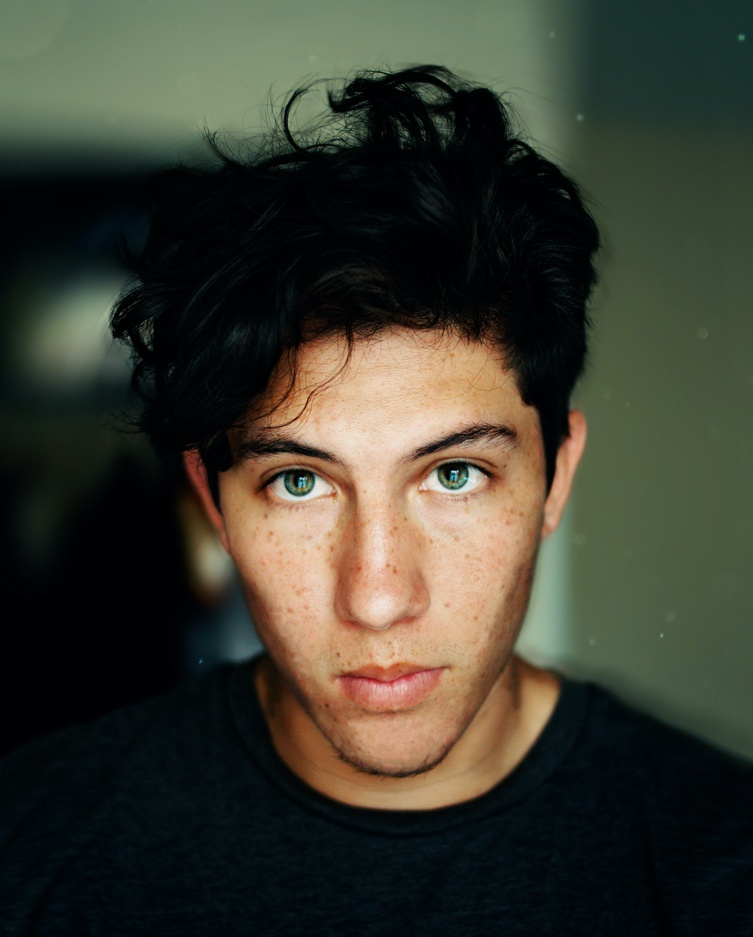
#> input picture examples/source-images/portrait1.jpg, 753 x 937 px, shrunk from 4516 x 5622 before the run
$ python examples.py
#> lines starting #> are read from the running program, lines starting #| are printed output that depends on the picture; after the words box and inside, x2 and y2 are one past the last pixel; in counts of white or black regions, pixels touching at a corner belong together
### pixel_sort.py
import random
from math import ceil

import cv2
import numpy as np
from PIL import Image, ImageChops, ImageOps
from skimage.util import random_noise

BLEND_MODES = {"none": (lambda img1, img2: img2), "add": ImageChops.add, "blend": (lambda img1, img2: Image.blend(img1, img2, 0.6)), "darker": ImageChops.darker, "difference": ImageChops.difference, "lighter": ImageChops.lighter,
               "multiply": ImageChops.multiply, "hardlight": ImageChops.hard_light, "softlight": ImageChops.soft_light, "overlay": ImageChops.overlay, "screen": ImageChops.screen, "subtract": ImageChops.subtract}
SORT_FIELDS = {"hue": 0, "saturation": 1, "value": 2}


def __pil_to_cv(img):
    numpy_img = np.array(img.convert("RGB"))
    opencv_img = cv2.cvtColor(numpy_img, cv2.COLOR_RGB2BGR)
    return opencv_img


def __cv_to_pil(img):
    color_converted = cv2.cvtColor(img, cv2.COLOR_BGR2RGB)
    pil_img = Image.fromarray(color_converted)
    return pil_img


def cv_threshold(img):
    """ Seperates an image into foreground and background using thresholding and Otsu's algorithm.'

    Arguments:
        img: a BGR OpenCV image.

    Returns:
        threshold: an OpenCV Binary image.
    """
    gray = cv2.cvtColor(img, cv2.COLOR_BGR2GRAY)
    # gaussian blur image to remove noise
    blur = cv2.GaussianBlur(gray, (5, 5), 0)
    # determine optimal threshold value using Otsu, and threshold using it
    ret, threshold = cv2.threshold(
        blur, 0, 255, cv2.THRESH_BINARY+cv2.THRESH_OTSU)
    return threshold


def add_noise(img, amount=0.01, mean=0):
    # Wraps skimage function with auto conversion to/from PIL.
    # Mean = overall brightness, Varience = amount of noise
    sk_img = np.array(img)
    noise_img = random_noise(sk_img, mode="speckle", var=amount, mean=mean)
    # Convert -1->1 RGB to 0-> 255 RGB
    noise_img = (255*noise_img).astype(np.uint8)
    pil_img = Image.fromarray(noise_img)
    return pil_img


def get_largest_foreground_region(img, threshold_img=None):
    """ Creates an image containing only the largest forground region.

        Returns an image with the size of the input.
        This image will contain the largest foreground contour (by area) and a transparent background.

        This function works best on portraits or other images with a subject that takes up most of the frame.

        Arguments:
            img: a PIL image.
            threshold_img: (optional). The image that will be passed to the thresholder. Defaults to img. Useful if
                                        img is noisy, and a less noisy version is available to threshold with.

        Returns:
            img: an RGBA PIL image.
    """
    if threshold_img is None:
        threshold_img = img
    opencv_img = __pil_to_cv(threshold_img)
    threshold = cv_threshold(opencv_img)
    contours, hierarchy = cv2.findContours(
        threshold, cv2.RETR_TREE, cv2.CHAIN_APPROX_SIMPLE)

    contours_byarea = sorted(contours, key=lambda n: cv2.contourArea(n))
    largest_contour = contours_byarea[-1]
    # Generate image to draw contour upon
    new_img = np.zeros((img.height, img.width, 3), np.uint8)
    # Draw contour onto image
    new_img = cv2.drawContours(
        new_img, [largest_contour], 0, (255, 255, 255), thickness=cv2.FILLED)
    mask = __cv_to_pil(new_img).convert("L")
    img = img.convert("RGBA")
    img.putalpha(mask)
    return img


# [9 lines left out: function channel_shift, not called in this run]


def pixel_sort(src_img, mode="none", sort_field="hue", skip_percent=0.3, flipped=False, region_max=0.3, region_min=0.1):

    img = src_img.convert(mode="HSV")
    img_array = np.array(img)

    # The alpha channel is used only as a mask to selectively apply pixel sort.
    # The final image is fully opaque and does use it.
    alpha_channel = src_img.convert("RGBA").getchannel("A")
    alpha_array = np.array(alpha_channel)

    result_array = []
    sort_key = SORT_FIELDS[sort_field]

    for i in range(src_img.height):

        start_pixel = 0
        startpixel_modified = False
        end_pixel = src_img.width + 1

        # Find start and end pixels.
        for j in range(src_img.width):
            # Start from the first non-transparent pixel
            if not startpixel_modified and alpha_array[i][j] != 0:
                start_pixel = j
                startpixel_modified = True
            # End at the last non-transparent pixel
            if alpha_array[i][j] != 0:
                end_pixel = j

        row_values = []

        # Is this row a skip row?
        is_skip_row = False
        # Pick a random number between 0 and 1
        num = random.random()
        # If number is below the percentage, skip it
        # As this uses a uniform distribution, we know that, overall, 30% of picks will be below 0.3, and so on.
        if num <= skip_percent:
            is_skip_row = True

        if (not is_skip_row) and startpixel_modified:
            # Fill the region up to the startpoint with the original pixels.
            row_values += [img_array[i][j] for j in range(0, start_pixel)]

            # Split pixels from start_pixel -> end_pixel into random length regions.
            regions = []
            current_pixel = start_pixel
            while current_pixel < end_pixel:
                region_length = random.randint(
                    ceil((end_pixel-start_pixel)*region_min), ceil((end_pixel-start_pixel)*region_max))
                region_end = current_pixel + region_length

                if region_end > end_pixel:
                    region_end = end_pixel

                regions.append(img_array[i][current_pixel:region_end])
                current_pixel = region_end

            # Sort each region and append.
            for region in regions:
                sorted_region = sorted(
                    region, key=lambda pix: pix[sort_key], reverse=flipped)
                row_values += sorted_region

            # Fill in the rest of the row after the endpoint with the original pixels.
            row_values += [img_array[i][j]
                           for j in range(end_pixel, src_img.width)]

            result_array.append(row_values)
            print("row {} out of {}".format(i, src_img.height))
            assert len(
                row_values) == src_img.width, "Row length not equal to image width"
            continue

        # Skipped row - populate the row with it's original pixels.
        result_array.append(img_array[i])
        print("row {} out of {} skipped".format(i, src_img.height))

    result = Image.fromarray(np.array(result_array),
                             mode="HSV").convert("RGB")
    blended_img = BLEND_MODES[mode](src_img.convert("RGB"), result)
    return blended_img

### examples.py
import pixel_sort
from PIL import Image
portrait1 = Image.open("examples/source-images/portrait1.jpg")
#> portrait1 is the input picture: PIL image 753x937 RGB; mean R, G, B 60.7, 60.8, 48.7
portrait2 = Image.open("examples/source-images/portrait2.jpg")
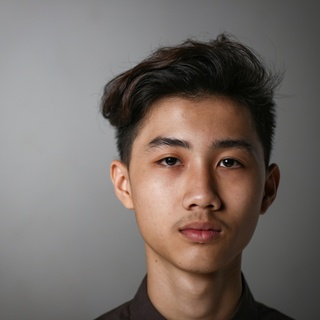
#> input picture examples/source-images/portrait2.jpg, 320 x 320 px, shrunk from 1920 x 1920 before the run
#> portrait2 is the input picture: PIL image 320x320 RGB; mean R, G, B 117.6, 107.8, 102.7
moon = Image.open("examples/source-images/moon1.jpg")
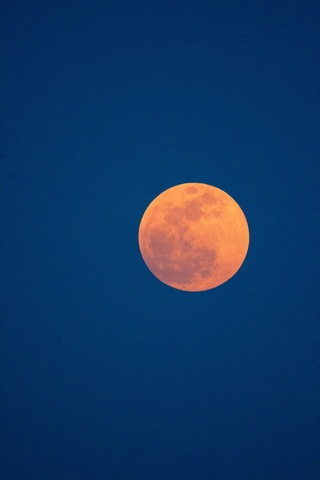
#> input picture examples/source-images/moon1.jpg, 320 x 480 px, shrunk from 1920 x 2877 before the run
#> moon is the input picture: PIL image 320x480 RGB; mean R, G, B 18.2, 55.9, 99.7
moonnoisy = Image.open("examples/source-images/moon1noisy.jpg")
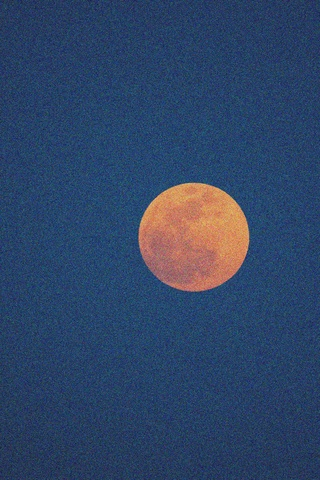
#> input picture examples/source-images/moon1noisy.jpg, 320 x 480 px, shrunk from 1920 x 2877 before the run
#> moonnoisy is the input picture: PIL image 320x480 RGB; mean R, G, B 47.8, 69.3, 103.1
cloud = Image.open("examples/source-images/cloud1.jpg")
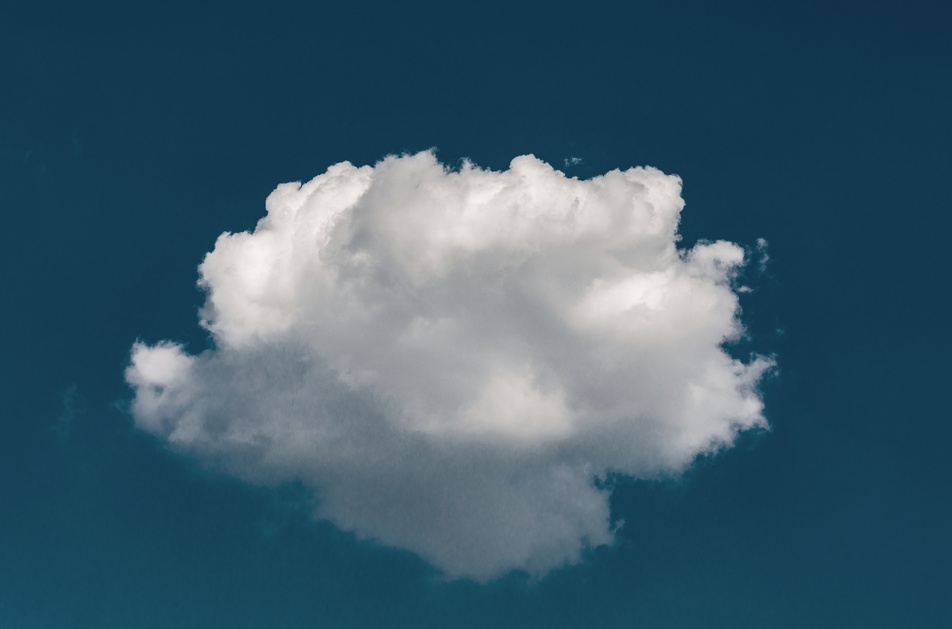
#> input picture examples/source-images/cloud1.jpg, 952 x 629 px, shrunk from 5712 x 3772 before the run
#> cloud is the input picture: PIL image 952x629 RGB; mean R, G, B 61.8, 92, 108.4
galaxy = Image.open("examples/source-images/galaxy1.jpg")
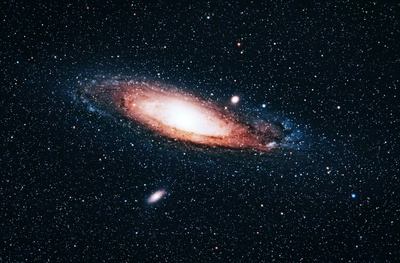
#> input picture examples/source-images/galaxy1.jpg, 400 x 263 px, shrunk from 2400 x 1578 before the run
#> galaxy is the input picture: PIL image 400x263 RGB; mean R, G, B 21.7, 29.3, 37.4

# moon1
img = moon.transpose(Image.ROTATE_90)
img = pixel_sort.pixel_sort(img,sort_field="saturation",flipped=True,skip_percent=0,mode="none").transpose(Image.ROTATE_270)
#> in pixel_sort, `img = src_img.convert(mode="HSV")`: img: PIL image 480x320 HSV; mean H, S, V 141.3, 236, 107.5
#> in pixel_sort, `alpha_channel = src_img.convert("RGBA").getchannel("A")`: alpha_channel: PIL image 480x320 L; every value is 255
#> after the loop in pixel_sort, `for i in range(src_img.height):`: result_array = 320 items
#> img: PIL image 320x480 RGB
img.save("examples/moon1.jpg","JPEG")

# moon1 - noisy
# Adding noise creates a substancially more exaggerated effect.
img = moonnoisy.transpose(Image.ROTATE_90)
#> img: PIL image 480x320 RGB
img = pixel_sort.pixel_sort(img,sort_field="saturation",flipped=True,skip_percent=0,mode="none").transpose(Image.ROTATE_270)
#> in pixel_sort (call 2), `img = src_img.convert(mode="HSV")`: img: PIL image 480x320 HSV; mean H, S, V 144.3, 158.7, 109.1
#> img: PIL image 320x480 RGB
img.save("examples/moon1noisy.jpg","JPEG")

# cloud1 - identical to moon1noisy
img = pixel_sort.add_noise(cloud,0.003).transpose(Image.ROTATE_90)
#> img: PIL image 629x952 RGB
img = pixel_sort.pixel_sort(img,sort_field="saturation",flipped=True,skip_percent=0,mode="none").transpose(Image.ROTATE_270)
#> in pixel_sort (call 3), `img = src_img.convert(mode="HSV")`: img: PIL image 629x952 HSV; mean H, S, V 138.7, 144.5, 109.7
#> in pixel_sort (call 3), `alpha_channel = src_img.convert("RGBA").getchannel("A")`: alpha_channel: PIL image 629x952 L; every value is 255
#> img: PIL image 952x629 RGB
img.save("examples/cloud1.jpg","JPEG")

# portrait1
portrait1 = Image.open("examples/source-images/portrait1.jpg")
portrait1.thumbnail((1000,1000))
noisy = pixel_sort.add_noise(portrait1,0.005)
mask = pixel_sort.get_largest_foreground_region(noisy,threshold_img=portrait1).transpose(Image.ROTATE_90)
#> in cv_threshold, `ret, threshold = cv2.threshold( blur, 0, 255, cv2.THRESH_BINARY+cv2.TH..`:
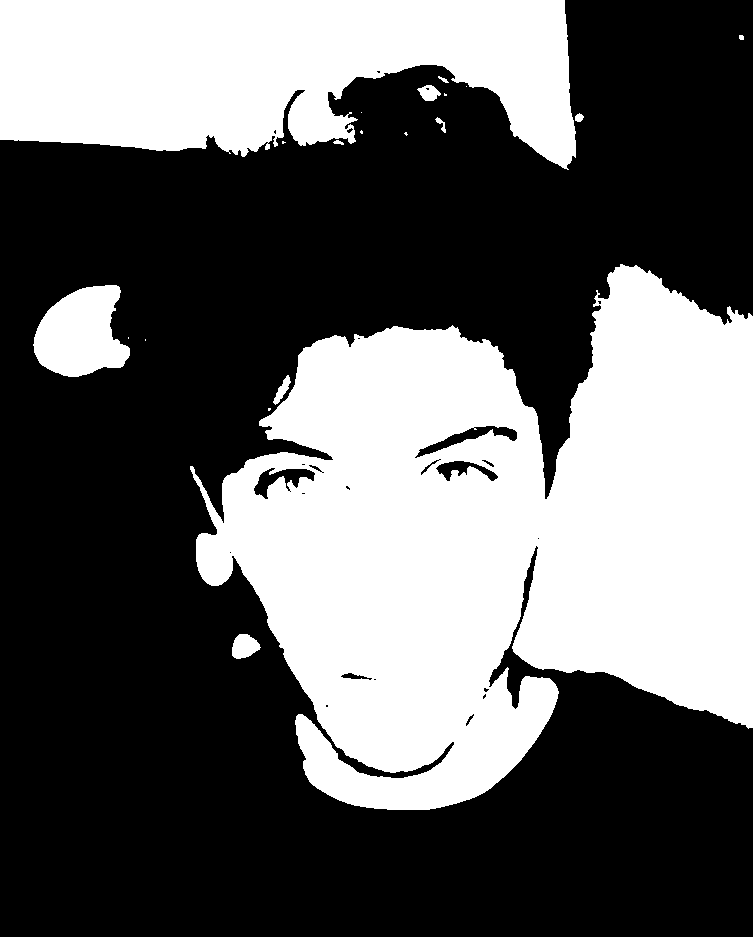
#> threshold: shape (937, 753); 39% white; 20 white regions (9 under 20 px), largest, box (x1, y1, x2, y2) and area: (190, 264, 753, 810) 195913, (0, 0, 576, 170) 71795, (33, 285, 130, 377) 6259
#> in get_largest_foreground_region, `new_img = cv2.drawContours( new_img, [largest_contour], 0, (255, 255, ..`: new_img: shape (937, 753, 3); 28.1% white; 1 white region, box (x1, y1, x2, y2) and area: (190, 264, 753, 810) 198327
#> mask: PIL image 937x753 RGBA
img = pixel_sort.pixel_sort(mask,region_max=0.5,region_min=0.2,sort_field="value",skip_percent=0)
#> in pixel_sort (call 4), `img = src_img.convert(mode="HSV")`: img: PIL image 937x753 HSV; mean H, S, V 97.6, 146.1, 70
#> in pixel_sort (call 4), `alpha_channel = src_img.convert("RGBA").getchannel("A")`: alpha_channel: PIL image 937x753 L; 28.1% white; 1 white region, box (x1, y1, x2, y2) and area: (264, 0, 810, 563) 198327
img = img.transpose(Image.ROTATE_270)
#> img: PIL image 753x937 RGB
img.save("examples/portrait1.jpg")

# galaxy
img = pixel_sort.add_noise(galaxy,0.004).transpose(Image.ROTATE_90)
#> img: PIL image 263x400 RGB
img = pixel_sort.pixel_sort(img,sort_field="hue",flipped=True,mode="none",region_max=0.1,region_min=0.01,skip_percent=0.01).transpose(Image.ROTATE_270)
#> in pixel_sort (call 5), `img = src_img.convert(mode="HSV")`: img: PIL image 263x400 HSV; mean H, S, V 144.6, 179.7, 39.3
#> in pixel_sort (call 5), `alpha_channel = src_img.convert("RGBA").getchannel("A")`: alpha_channel: PIL image 263x400 L; every value is 255
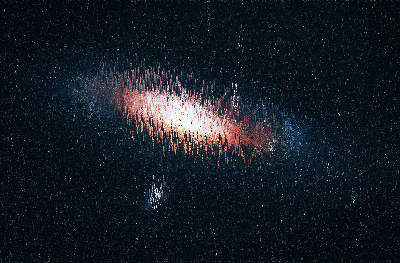
#> img: PIL image 400x263 RGB; mean R, G, B 21.2, 28.9, 36.9
img.show()
img.save("examples/galaxy.jpg")
